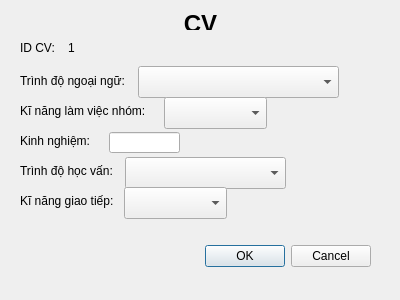
<?xml version="1.0" encoding="UTF-8"?>
<ui version="4.0">
 <class>Dialog</class>
 <widget class="QDialog" name="Dialog">
  <property name="geometry">
   <rect>
    <x>0</x>
    <y>0</y>
    <width>400</width>
    <height>300</height>
   </rect>
  </property>
  <property name="windowTitle">
   <string>Dialog</string>
  </property>
  <widget class="QDialogButtonBox" name="buttonBox">
   <property name="geometry">
    <rect>
     <x>30</x>
     <y>240</y>
     <width>341</width>
     <height>32</height>
    </rect>
   </property>
   <property name="orientation">
    <enum>Qt::Horizontal</enum>
   </property>
   <property name="standardButtons">
    <set>QDialogButtonBox::Cancel|QDialogButtonBox::Ok</set>
   </property>
  </widget>
  <widget class="QLabel" name="label">
   <property name="geometry">
    <rect>
     <x>0</x>
     <y>10</y>
     <width>401</width>
     <height>20</height>
    </rect>
   </property>
   <property name="text">
    <string>&lt;html&gt;&lt;head/&gt;&lt;body&gt;&lt;p align=&quot;center&quot;&gt;&lt;span style=&quot; font-size:18pt; font-weight:700;&quot;&gt;CV&lt;/span&gt;&lt;/p&gt;&lt;/body&gt;&lt;/html&gt;</string>
   </property>
  </widget>
  <widget class="QLabel" name="label_2">
   <property name="geometry">
    <rect>
     <x>20</x>
     <y>73</y>
     <width>121</width>
     <height>16</height>
    </rect>
   </property>
   <property name="text">
    <string>Trình độ ngoại ngữ:</string>
   </property>
  </widget>
  <widget class="QComboBox" name="comboBox">
   <property name="geometry">
    <rect>
     <x>138</x>
     <y>66</y>
     <width>201</width>
     <height>32</height>
    </rect>
   </property>
  </widget>
  <widget class="QLabel" name="label_3">
   <property name="geometry">
    <rect>
     <x>20</x>
     <y>103</y>
     <width>151</width>
     <height>16</height>
    </rect>
   </property>
   <property name="text">
    <string>Kĩ năng làm việc nhóm:</string>
   </property>
  </widget>
  <widget class="QComboBox" name="comboBox_2">
   <property name="geometry">
    <rect>
     <x>164</x>
     <y>97</y>
     <width>103</width>
     <height>32</height>
    </rect>
   </property>
  </widget>
  <widget class="QLabel" name="label_4">
   <property name="geometry">
    <rect>
     <x>20</x>
     <y>133</y>
     <width>81</width>
     <height>16</height>
    </rect>
   </property>
   <property name="text">
    <string>Kinh nghiệm:</string>
   </property>
  </widget>
  <widget class="QLineEdit" name="lineEdit">
   <property name="geometry">
    <rect>
     <x>109</x>
     <y>132</y>
     <width>71</width>
     <height>21</height>
    </rect>
   </property>
  </widget>
  <widget class="QLabel" name="label_5">
   <property name="geometry">
    <rect>
     <x>20</x>
     <y>163</y>
     <width>111</width>
     <height>16</height>
    </rect>
   </property>
   <property name="text">
    <string>Trình độ học vấn:</string>
   </property>
  </widget>
  <widget class="QComboBox" name="comboBox_3">
   <property name="geometry">
    <rect>
     <x>125</x>
     <y>157</y>
     <width>161</width>
     <height>32</height>
    </rect>
   </property>
  </widget>
  <widget class="QLabel" name="label_6">
   <property name="geometry">
    <rect>
     <x>20</x>
     <y>193</y>
     <width>111</width>
     <height>16</height>
    </rect>
   </property>
   <property name="text">
    <string>Kĩ năng giao tiếp:</string>
   </property>
  </widget>
  <widget class="QComboBox" name="comboBox_4">
   <property name="geometry">
    <rect>
     <x>124</x>
     <y>187</y>
     <width>103</width>
     <height>32</height>
    </rect>
   </property>
  </widget>
  <widget class="QLabel" name="label_7">
   <property name="geometry">
    <rect>
     <x>20</x>
     <y>40</y>
     <width>41</width>
     <height>16</height>
    </rect>
   </property>
   <property name="text">
    <string>ID CV:</string>
   </property>
  </widget>
  <widget class="QLabel" name="label_8">
   <property name="geometry">
    <rect>
     <x>68</x>
     <y>40</y>
     <width>58</width>
     <height>16</height>
    </rect>
   </property>
   <property name="text">
    <string>1</string>
   </property>
  </widget>
 </widget>
 <resources/>
 <connections>
  <connection>
   <sender>buttonBox</sender>
   <signal>accepted()</signal>
   <receiver>Dialog</receiver>
   <slot>accept()</slot>
   <hints>
    <hint type="sourcelabel">
     <x>248</x>
     <y>254</y>
    </hint>
    <hint type="destinationlabel">
     <x>157</x>
     <y>274</y>
    </hint>
   </hints>
  </connection>
  <connection>
   <sender>buttonBox</sender>
   <signal>rejected()</signal>
   <receiver>Dialog</receiver>
   <slot>reject()</slot>
   <hints>
    <hint type="sourcelabel">
     <x>316</x>
     <y>260</y>
    </hint>
    <hint type="destinationlabel">
     <x>286</x>
     <y>274</y>
    </hint>
   </hints>
  </connection>
 </connections>
</ui>
